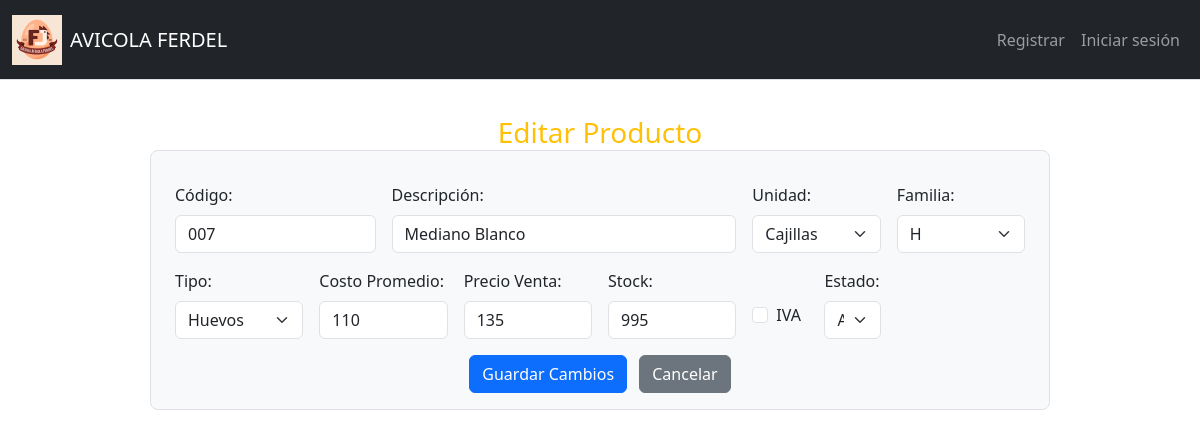
The app's page /productos/7/editar, older data.
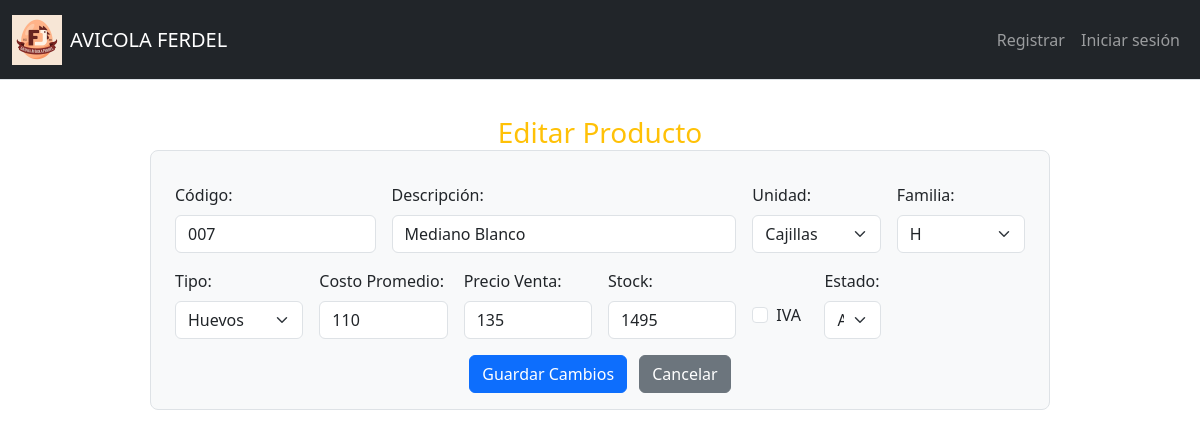
The same page, newer data.
### tables this page shows
CREATE TABLE Productos (
    ID_Producto INTEGER PRIMARY KEY AUTOINCREMENT,
    COD_Producto TEXT,
    Descripcion TEXT NOT NULL,
    Unidad_Medida INTEGER,
    Existencias NUMERIC DEFAULT 0,
    Estado INTEGER DEFAULT 1,
    Familia INTEGER,
    Costo_Promedio NUMERIC,
    IVA INTEGER DEFAULT 0,
    Tipo INTEGER,
    Precio_Venta NUMERIC,
    ID_Empresa INTEGER,
    Fecha_Creacion DATE DEFAULT CURRENT_DATE,
    Usuario_Creador INTEGER, Stock_Minimo NUMERIC DEFAULT 5,
    FOREIGN KEY (Unidad_Medida) REFERENCES Unidades_Medida(ID_Unidad),
    FOREIGN KEY (Familia) REFERENCES Familia(ID_Familia),
    FOREIGN KEY (Tipo) REFERENCES Tipo_Producto(ID_TipoProducto),
    FOREIGN KEY (ID_Empresa) REFERENCES Empresa(ID_Empresa)
);

CREATE TABLE Unidades_Medida (
    ID_Unidad INTEGER PRIMARY KEY AUTOINCREMENT,
    Descripcion TEXT NOT NULL,
    Abreviatura TEXT
);

CREATE TABLE Familia (
    ID_Familia INTEGER PRIMARY KEY AUTOINCREMENT,
    Descripcion TEXT NOT NULL
);

CREATE TABLE Tipo_Producto (
    ID_TipoProducto INTEGER PRIMARY KEY AUTOINCREMENT,
    Descripcion TEXT NOT NULL
);

### app.py (the view, shortened to what this page needs)
@app.route("/productos/<int:id>/editar", methods=["GET", "POST"])
def editar_producto(id):
    producto = db.execute("SELECT * FROM Productos WHERE ID_Producto = ?", id)
    if not producto:
        flash("Producto no encontrado.", "danger")
        return redirect(url_for("productos"))
    producto = producto[0]
    unidades = db.execute("SELECT ID_Unidad, Descripcion FROM Unidades_Medida")
    familias = db.execute("SELECT ID_Familia, Descripcion FROM Familia")
    tipos = db.execute("SELECT ID_TipoProducto, Descripcion FROM Tipo_Producto")
    return render_template("editar_producto.html", producto=producto, unidades=unidades, familias=familias, tipos=tipos)

### app.py (called while the page is built)
@app.after_request
def after_request(response):
    response.headers["Cache-Control"] = "no-cache, no-store, must-revalidate"
    response.headers["Expires"] = 0
    response.headers["Pragma"] = "no-cache"
    return response

### Templates/editar_producto.html (shortened to what this page needs)
{% extends "layout.html" %}
{% block main %}
<div class="container mt-4">
    <h3 class="mb-3 text-warning text-center">Editar Producto</h3>
    <form method="post" class="row g-3 border rounded-3 p-3 bg-light mx-auto" style="max-width: 900px;">
        <div class="col-md-3">
            <label class="form-label">Código:</label>
            <input type="text" name="cod_producto" class="form-control" value="{{ producto.COD_Producto or '' }}">
        </div>
        <div class="col-md-5">
            <label class="form-label">Descripción:</label>
            <input type="text" name="descripcion" class="form-control" value="{{ producto.Descripcion }}" required>
        </div>
        <div class="col-md-2">
            <label class="form-label">Unidad:</label>
            <select name="unidad" class="form-select" required>
                {% for u in unidades %}
                    <option value="{{ u.ID_Unidad }}" {% if producto.Unidad_Medida == u.ID_Unidad %}selected{% endif %}>{{ u.Descripcion }}</option>
                {% endfor %}
            </select>
        </div>
        <div class="col-md-2">
            <label class="form-label">Familia:</label>
            <select name="familia" class="form-select">
                {% for f in familias %}
                    <option value="{{ f.ID_Familia }}" {% if producto.Familia == f.ID_Familia %}selected{% endif %}>{{ f.Descripcion }}</option>
                {% endfor %}
            </select>
        </div>
        <div class="col-md-2">
            <label class="form-label">Tipo:</label>
            <select name="tipo" class="form-select">
                {% for t in tipos %}
                    <option value="{{ t.ID_TipoProducto }}" {% if producto.Tipo == t.ID_TipoProducto %}selected{% endif %}>{{ t.Descripcion }}</option>
                {% endfor %}
            </select>
        </div>
        <div class="col-md-2">
            <label class="form-label">Costo Promedio:</label>
            <input type="number" step="0.01" name="costo_promedio" class="form-control" value="{{ producto.Costo_Promedio }}">
        </div>
        <div class="col-md-2">
            <label class="form-label">Precio Venta:</label>
            <input type="number" step="0.01" name="precio_venta" class="form-control" value="{{ producto.Precio_Venta }}">
        </div>
        <div class="col-md-2">
            <label class="form-label">Stock:</label>
            <input type="number" step="0.01" name="existencias" class="form-control" value="{{ producto.Existencias }}">
        </div>
        <div class="col-md-1 d-flex align-items-center">
            <div class="form-check mt-4">
                <input class="form-check-input" type="checkbox" name="iva" value="1" id="ivaCheck" {% if producto.IVA %}checked{% endif %}>
                <label class="form-check-label" for="ivaCheck">IVA</label>
            </div>
        </div>
        <div class="col-md-1">
            <label class="form-label">Estado:</label>
            <select name="estado" class="form-select">
                <option value="1" {% if producto.Estado == 1 %}selected{% endif %}>Activo</option>
            </select>
        </div>
        <div class="col-12 text-center">
            <button type="submit" class="btn btn-primary">Guardar Cambios</button>
            <a href="{{ url_for('productos') }}" class="btn btn-secondary ms-2">Cancelar</a>
        </div>
    </form>
</div>
{% endblock %}

Row changes from the older to the newer data that the page shows:
changed Productos "Mediano Blanco": existencias "995" → "1495"
